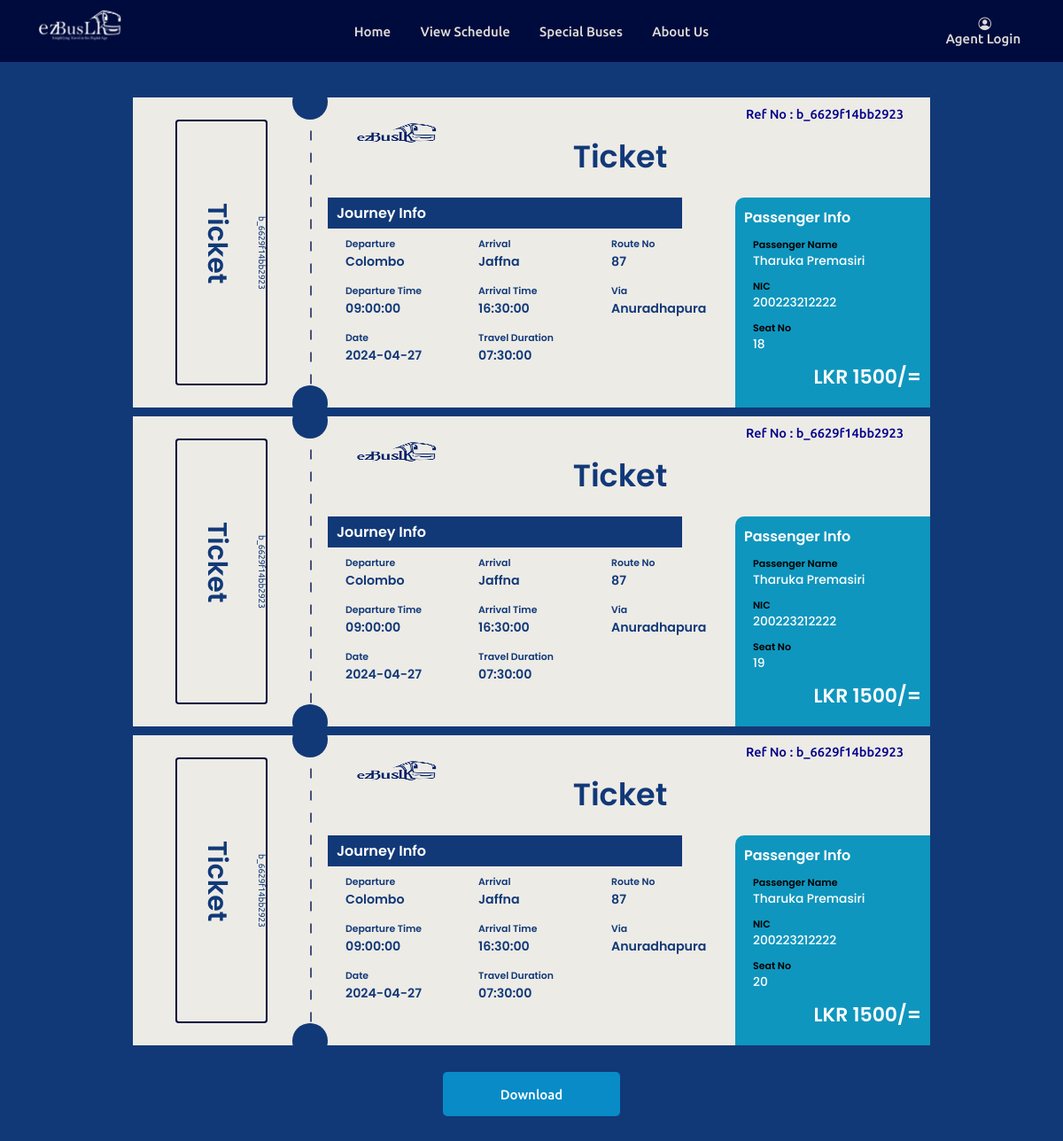
Page /ticket.php?bookingID=b_6629f14bb2923 on the committed database.
### tables this page shows
CREATE TABLE `booking` (
  `bookingID` varchar(255) NOT NULL,
  `paymentID` int(11) NOT NULL,
  `feedbackID` int(11) DEFAULT NULL,
  `customerID` int(11) NOT NULL,
  `bookedDate` datetime NOT NULL DEFAULT current_timestamp(),
  `status` varchar(20) DEFAULT 'active',
  `additional` text DEFAULT NULL
);

CREATE TABLE `route` (
  `routeID` varchar(100) NOT NULL,
  `routeNo` varchar(20) NOT NULL,
  `origin` varchar(100) NOT NULL,
  `destination` varchar(100) NOT NULL,
  `status` varchar(20) NOT NULL DEFAULT 'active'
);

CREATE TABLE `turn` (
  `turnID` varchar(100) NOT NULL,
  `routeID` varchar(100) NOT NULL,
  `depTimeOri` time NOT NULL,
  `depTimeDes` time NOT NULL,
  `duration` time NOT NULL,
  `via` varchar(100) DEFAULT NULL,
  `status` varchar(20) NOT NULL DEFAULT 'active',
  `fare` double NOT NULL
);

CREATE TABLE `trip` (
  `tripID` varchar(100) NOT NULL,
  `busID` varchar(100) NOT NULL,
  `routeID` varchar(100) NOT NULL,
  `turnID` varchar(100) NOT NULL,
  `date` date NOT NULL,
  `turnType` varchar(20) NOT NULL,
  `closingTime` time NOT NULL,
  `avaSeats` int(11) NOT NULL DEFAULT 49,
  `status` varchar(20) DEFAULT 'status',
  `longitude` geometry DEFAULT NULL,
  `latitude` geometry DEFAULT NULL
);

CREATE TABLE `customer` (
  `customerID` int(11) NOT NULL,
  `nic` varchar(20) NOT NULL,
  `email` varchar(100) NOT NULL,
  `phoneNo` varchar(50) NOT NULL,
  `name` varchar(255) NOT NULL
);

CREATE TABLE `seat` (
  `seatID` int(11) NOT NULL,
  `tripID` varchar(100) NOT NULL,
  `tempBookingID` int(11) DEFAULT NULL,
  `bookingID` varchar(255) DEFAULT NULL,
  `seatNo` int(11) NOT NULL,
  `status` varchar(20) DEFAULT 'booked'
);

### ticket.php (the view, shortened to what this page needs)
<?php
require_once("db_conn.php");
$bookingID = $_GET["bookingID"];
?>
<!DOCTYPE html>
<html lang="en">
<head>
    <link rel="stylesheet" href="stylesheetone.css">
    <link rel="stylesheet" href="https://cdn.jsdelivr.net/npm/bootstrap-icons@1.11.3/font/bootstrap-icons.min.css">
    <link href="https://cdn.jsdelivr.net/npm/remixicon@3.5.0/fonts/remixicon.css" rel="stylesheet">
</head>
<body   onload="autoClick();">
<header class="header">
<div class="nav-bar">
    <div class="box-1">
        <img class="logo" src="images/logo2.12.png">
    </div>
    <div class="box-2">
        <ul>
            <li><a  href="index.php">Home</a></li>
            <li><a href="viewSchedule.php">View Schedule</a></li>
            <li><a href="findspecialbus.php">Special Buses</a></li>
            <li><a href="aboutus.php">About Us</a></li>
        </ul>
    </div>
    <div class="box-3">
        <div class="account-box">
            <div class="account-icon">
                <a href="login.php"> &nbsp;<i class="bi bi-person-circle"></i></i></a>
            </div>
            <div class="account-name">
                <a id="name" href="login.php">Agent Login</a>
            </div>
        </div>
    </div>
</div>
</header>
    <main >
        <div class="center">
            <div id="htmlContent" >
                <?php
                    $sql2 = "SELECT booking.*, trip_booking.*, turn.*, customer.*,route.*, bus.*, standard_bus.*, trip.*,seat.*, trip.tripID AS scheduleID FROM booking
                    INNER JOIN trip_booking ON booking.bookingID = trip_booking.bookingID
                    INNER JOIN seat ON booking.bookingID = seat.bookingID
                    INNER JOIN customer ON booking.customerID = customer.customerID
                    INNER JOIN trip ON trip_booking.tripID = trip.tripID
                    INNER JOIN turn ON trip.turnID = turn.turnID
                    INNER JOIN route ON trip.routeID = route.routeID
                    INNER JOIN bus ON trip.busID = bus.busID
                    INNER JOIN standard_bus ON bus.busID = standard_bus.busID
                    WHERE booking.bookingID='$bookingID'";
                    $result2 = mysqli_query($conn, $sql2);
                    $queryResults2 = mysqli_num_rows($result2);
                    if ($queryResults2 > 0) {
                        while ($row = mysqli_fetch_assoc($result2)) {
                            $depTimeOri = $row["depTimeOri"];
                            $depTimeDes = $row["depTimeDes"];
                            $duration = $row["duration"];
                            $secs = strtotime($duration)-strtotime("00:00:00");
                            $arrivalTime = ($row["turnType"] === 'depart') ? date("H:i:s",strtotime($depTimeOri)+$secs) :date("H:i:s",strtotime($depTimeDes)+$secs) ;
                            echo '<div class="ticket">
                            <div class="left">
                                <div class="number">
                                    <p id="left-title" >Ticket</p>
                                    <p id="left-id" > '.$bookingID.'</p>
                                </div>
                            </div>
                            <div class="right">
                                <div class="top-box">
                                    <div class="box-heading-ticket">
                                        <img src="images/logoV3.4.png" alt="logo" style="height: 80px; width: 150px; ">
                                    </div>
                                    <div class="box-context">
                                        <p id="ref-no" >Ref No : '.$bookingID.'</p>
                                    </div>
                                </div>
                                <div class="ticket-title" >
                                    Ticket
                                </div>
                                <div class="pass-journey-container">
                                    <div class="des-container">
                                        <div class="title-one">
                                            <h2 style="background: #113978; width: 400px; padding: 5px 10px 5px 10px;">Journey Info</h2>
                                        </div>
                                        <div class="des-ticket">
                                            <div class="box-journey">
                                                <div class="des-journey">
                                                    <div class="des-title">
                                                        <h3 >Departure</h3>
                                                    </div>
                                                    <div class="des-content">
                                                        <h4> ';echo ($row["turnType"] === 'depart') ? $row["origin"] : $row["destination"]; echo ' </h4>
                                                    </div>
                                                </div>
                                                <div class="des-journey">
                                                    <div class="des-title">
                                                        <h3>Departure Time</h3>
                                                    </div>
                                                    <div class="des-content">
                                                        <h4>';
                                                        echo ($row["turnType"] === 'depart') ? $row["depTimeOri"] : $row["depTimeDes"];
                                                        echo '</h4>
                                                    </div>
                                                </div>
                                                <div class="des-journey">
                                                    <div class="des-title">
                                                        <h3>Date</h3>
                                                    </div>
                                                    <div class="des-content">
                                                        <h4>'.$row["date"].'</h4>
                                                    </div>
                                                </div>
                                            </div>
                                            <div class="box-journey">
                                                <div class="des-journey">
                                                    <div class="des-title">
                                                        <h3>Arrival</h3>
                                                    </div>
                                                    <div class="des-content">
                                                    <h4>';
                                                    echo ($row["turnType"] === 'depart') ? $row["destination"] : $row["origin"];
                                                    echo '</h4>
                                                    </div>
                                                </div>
                                                <div class="des-journey">
                                                    <div class="des-title">
                                                        <h3>Arrival Time</h3>
                                                    </div>
                                                    <div class="des-content">
                                                        <h4>'.$arrivalTime.'</h4>
                                                    </div>
                                                </div>
                                                <div class="des-journey">
                                                    <div class="des-title">
                                                        <h3>Travel Duration</h3>
                                                    </div>
                                                    <div class="des-content">
                                                        <h4>'.$row["duration"].'</h4>
                                                    </div>
                                                </div>
                                            </div>
                                            <div class="box-journey">
                                                <div class="des-journey">
                                                    <div class="des-title">
                                                        <h3>Route No</h3>
                                                    </div>
                                                    <div class="des-content">
                                                        <h4>'.$row["routeNo"].'</h4>
                                                    </div>
                                                </div>
                                                <div class="des-journey">
                                                    <div class="des-title">
                                                        <h3>Via</h3>
                                                    </div>
                                                    <div class="des-content">
                                                        <h4>'.$row["via"].'</h4>
                                                    </div>
                                                </div>
                                            </div>
                                        </div>
                                </div>
                                <div class="des-passenger">
                                    <div class="des-container">
                                        <div class="title-one">
                                            <h2 style="padding-left: 10px;">Passenger Info</h2>
                                        </div>
                                    <div class="des-ticket">
                                        <div class="box-journey">
                                            <div class="des-journey">
                                                <div class="des-title-passenger">
                                                    <h3 >Passenger Name</h3>
                                                </div>
                                                <div class="des-content-passenger">
                                                    <h4>'.$row["name"].'</h4>
                                                </div>
                                            </div>
                                            <div class="des-journey">
                                                <div class="des-title-passenger">
                                                    <h3>NIC</h3>
                                                </div>
                                                <div class="des-content-passenger">
                                                    <h4>'.$row["nic"].'</h4>
                                                </div>
                                            </div>
                                            <div class="des-journey">
                                                <div class="des-title-passenger">
                                                    <h3>Seat No</h3>
                                                </div>
                                                <div class="des-content-passenger">
                                                    <h4>'.$row["seatNo"].'</h4>
                                                </div>
                                            </div>
                                            <div class="des-journey-passenger" style="padding-top: 0px; flex-direction: row; width:220px; ">
                                                    <div class="des-content-passenger-ticket">
                                                        <h4>LKR '.$row["fare"].'/=</h4>
                                                    </div>
                                            </div>
                                        </div>
                                    </div>
                                </div>
                                </div>
                            </div>
                            </div>
                            <div class="circles">
                                <div class="circle">
                                </div>
                                <div class="circle">
                                </div>
                            </div>
                            </div>';
                        }
                    }
                ?>
        </div>
        <button id="download" onclick="downloadTicket()">Download</button>
    </main>
</body>
</html>

### stylesheetone.css (style rules this page uses)
* { margin: 0; padding: 0; box-sizing: border-box; text-decoration: none; scroll-behavior: smooth; font-family: "Ubuntu", sans-serif; font-weight: 400; font-size: 15px; font-style: normal; }
:root { --offwhite: #edebe6; --black: #000000; --white: #ffffff; --blue: #000b3d; --gray: rgb(115, 114, 114); --skyblue: #113978; --skyblue2: rgb(13, 136, 188); }
.nav-bar { display: flex; justify-content: center; align-items: center; background-color: var(--blue); color: #e0dcd7; height: 70px; }
.box-1 { display: flex; justify-content: center; align-items: center; padding: 0px 10px; width: 15%; }
.box-2 { padding: 0px 10px; width: 70%; display: flex; justify-content: center; align-items: center; align-content: center; }
.box-3 { padding: 0px 10px; width: 15%; }
.account-box { display: flex; flex-direction: column; justify-content: center; align-items: center; }
.account-icon { display: block; }
.account-name { display: block; text-align: center; }
.box-2 ul { margin: 0px; padding: 0px; overflow: hidden; }
.box-2 li { display: inline-block; padding: 5px 15px; }
.logo { height: 70px; }
a { color: #e0dcd7; font-weight: 500; font-size: 15px; font-style: normal; }
body { color: var(--black); }
li { list-style: none; cursor: pointer; }
@media (max-width: 1370px) { * { font-size: 14.5px; } }

### rows in the picture
booking: route.origin "Colombo", turn.depTimeOri "09:00:00", trip.date "2024-04-27", route.destination "Jaffna", turn.duration "07:30:00", route.routeNo "87", turn.via "Anuradhapura", customerID.name "Tharuka Premasiri", customerID.nic "200223212222", seat.seatNo "18", turn.fare "1500", seat.seatNo "19", seat.seatNo "20"
